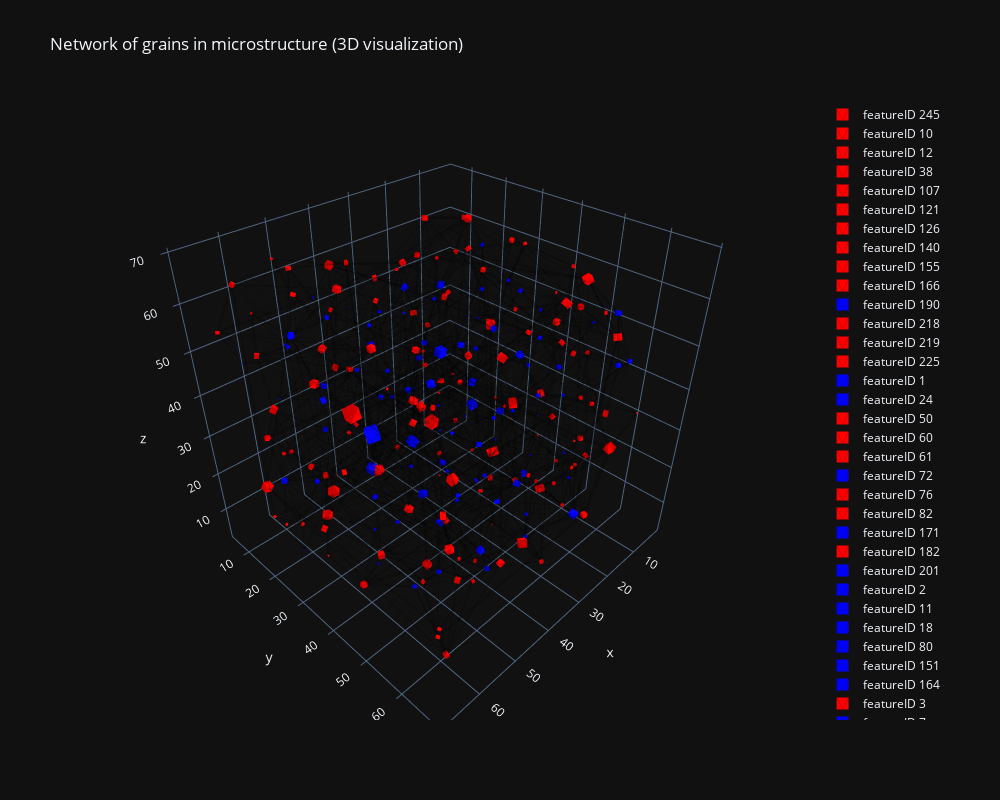

Notebook cell for this chart:
### Markdown cell above
### 2.5 Usage Example
To use this code, ensure that the necessary microstructure data files exist and specify the path to the FeatureData file (GEN_STRUCTURES_FILE). Then, call the gen_graph function to generate the NetworkX graph and pass it to the network_plot_3D function to visualize the microstructure. The resulting visualization will be displayed inline using Plotly.

### Code cell
%matplotlib inline
if __name__ == '__main__':
    nx_graph = gen_graph(GEN_STRUCTURES_FILE)
    iplot(network_plot_3D(nx_graph, 0))
